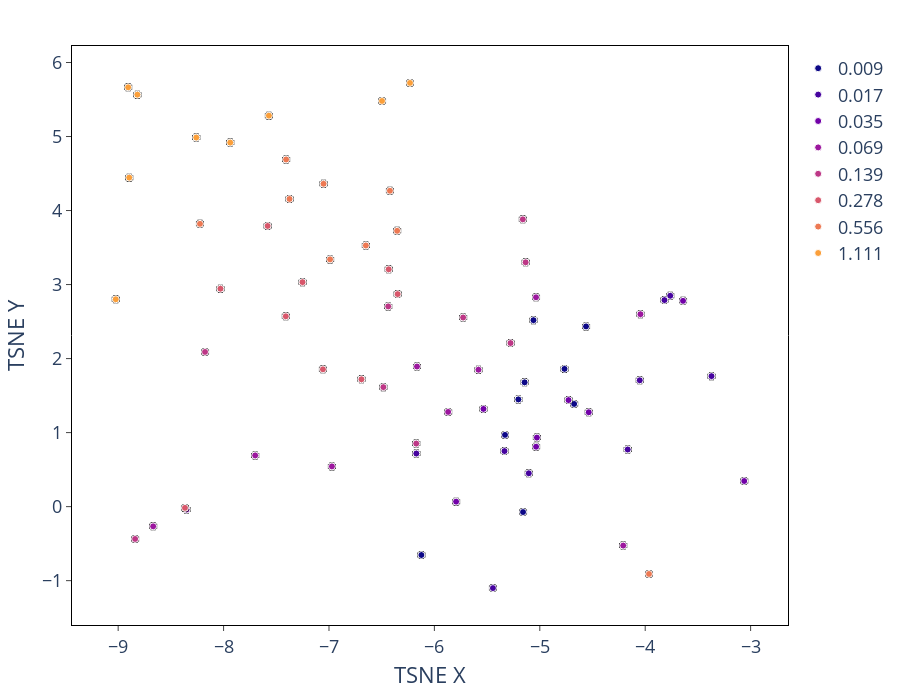

The cell this chart's notebook holds for it:
### Code cell
combat_util.plot_tsne(plot_tsne, color_col='Metadata_Concentration_uM', 
                    #   split_df = False, split_column = None, np = None,
                      hover_cols=hover_list,
                    #   size=True, size_col = "Metadata_concentration_uM",
                      x="0", y="1",
                      error_x="x_err", error_y="y_err",
                      discrete=True
                      )

### Figure 1 — Plotly figure (JSON) as saved in the notebook; plotly's stock layout.template omitted (floating-point values rounded to 4 significant figures)
{"data": [{"customdata": [["211020_085918_Plate_1", "E3", "AgNP", 100, 0.009], ["211020_085918_Plate_1", "F3", "AgNP", 100, 0.009], ["211020_085918_Plate_1", "G3", "AgNP", 100, 0.009], ["211008_092824_Plate_1", "E3", "AgNP", 100, 0.009], ["211008_092824_Plate_1", "F3", "AgNP", 100, 0.009], ["211008_092824_Plate_1", "G3", "AgNP", 100, 0.009], ["211015_065907_Plate_1", "E3", "AgNP", 100, 0.009], ["211015_065907_Plate_1", "F3", "AgNP", 100, 0.009], ["211015_065907_Plate_1", "G3", "AgNP", 100, 0.009]], "error_x": {"array": [1.431e-06, 4.292e-06, 2.384e-06, 5.245e-06, 2.384e-06, 5.245e-06, 3.338e-06, 4.292e-06, 5.722e-06], "color": "black", "thickness": 5}, "error_y": {"array": [7.451e-09, 4.768e-07, 2.623e-06, 5.364e-07, 2.384e-07, 1.669e-06, 5.96e-07, 9.537e-07, 1.907e-06], "color": "black", "thickness": 5}, "hovertemplate": "colors_plot_col=0.009<br>0=%{x}<br>1=%{y}<br>Metadata_Plate=%{customdata[0]}<br>Metadata_Well=%{customdata[1]}<br>Metadata_Compound=%{customdata[2]}<br>Metadata_NPSize_nm=%{customdata[3]}<br>Metadata_Concentration_uM=%{customdata[4]}<extra></extra>", "legendgroup": "0.009", "marker": {"color": "#0d0887", "line": {"color": "White", "width": 1}, "size": 7, "symbol": "circle"}, "mode": "markers", "name": "0.009", "orientation": "v", "showlegend": true, "type": "scatter", "x": [-5.159, -5.203, -4.561, -5.33, -5.144, -5.06, -6.123, -4.674, -4.766], "xaxis": "x", "y": [-0.07325, 1.448, 2.435, 0.9687, 1.679, 2.519, -0.6535, 1.387, 1.861], "yaxis": "y"}, {"customdata": [["211020_085918_Plate_1", "E4", "AgNP", 100, 0.017], ["211020_085918_Plate_1", "F4", "AgNP", 100, 0.017], ["211020_085918_Plate_1", "G4", "AgNP", 100, 0.017], ["211008_092824_Plate_1", "E4", "AgNP", 100, 0.017], ["211008_092824_Plate_1", "F4", "AgNP", 100, 0.017], ["211008_092824_Plate_1", "G4", "AgNP", 100, 0.017], ["211015_065907_Plate_1", "E4", "AgNP", 100, 0.017], ["211015_065907_Plate_1", "F4", "AgNP", 100, 0.017], ["211015_065907_Plate_1", "G4", "AgNP", 100, 0.017]], "error_x": {"array": [2.861e-06, 2.861e-06, 3.815e-06, 8.583e-06, 9.537e-07, 0, 0, 4.768e-06, 1.431e-06], "color": "black", "thickness": 5}, "error_y": {"array": [5.96e-08, 2.146e-06, 2.384e-07, 2.98e-07, 5.364e-07, 1.192e-06, 2.086e-07, 7.153e-07, 1.907e-06], "color": "black", "thickness": 5}, "hovertemplate": "colors_plot_col=0.017<br>0=%{x}<br>1=%{y}<br>Metadata_Plate=%{customdata[0]}<br>Metadata_Well=%{customdata[1]}<br>Metadata_Compound=%{customdata[2]}<br>Metadata_NPSize_nm=%{customdata[3]}<br>Metadata_Concentration_uM=%{customdata[4]}<extra></extra>", "legendgroup": "0.017", "marker": {"color": "#46039f", "line": {"color": "White", "width": 1}, "size": 7, "symbol": "circle"}, "mode": "markers", "name": "0.017", "orientation": "v", "showlegend": true, "type": "scatter", "x": [-5.335, -3.763, -3.817, -6.171, -4.166, -5.444, -5.104, -4.052, -3.371], "xaxis": "x", "y": [0.7504, 2.849, 2.79, 0.7174, 0.7716, -1.1, 0.4504, 1.707, 1.763], "yaxis": "y"}, {"customdata": [["211020_085918_Plate_1", "E5", "AgNP", 100, 0.035], ["211020_085918_Plate_1", "F5", "AgNP", 100, 0.035], ["211020_085918_Plate_1", "G5", "AgNP", 100, 0.035], ["211008_092824_Plate_1", "E5", "AgNP", 100, 0.035], ["211008_092824_Plate_1", "F5", "AgNP", 100, 0.035], ["211008_092824_Plate_1", "G5", "AgNP", 100, 0.035], ["211015_065907_Plate_1", "E5", "AgNP", 100, 0.035], ["211015_065907_Plate_1", "F5", "AgNP", 100, 0.035], ["211015_065907_Plate_1", "G5", "AgNP", 100, 0.035]], "error_x": {"array": [1.907e-06, 4.768e-07, 2.146e-06, 6.676e-06, 9.537e-07, 1.907e-06, 5.245e-06, 3.338e-06, 3.338e-06], "color": "black", "thickness": 5}, "error_y": {"array": [2.98e-08, 1.311e-06, 4.768e-07, 2.608e-08, 4.172e-07, 3.725e-08, 8.941e-07, 1.192e-07, 1.55e-06], "color": "black", "thickness": 5}, "hovertemplate": "colors_plot_col=0.035<br>0=%{x}<br>1=%{y}<br>Metadata_Plate=%{customdata[0]}<br>Metadata_Well=%{customdata[1]}<br>Metadata_Compound=%{customdata[2]}<br>Metadata_NPSize_nm=%{customdata[3]}<br>Metadata_Concentration_uM=%{customdata[4]}<extra></extra>", "legendgroup": "0.035", "marker": {"color": "#7201a8", "line": {"color": "White", "width": 1}, "size": 7, "symbol": "circle"}, "mode": "markers", "name": "0.035", "orientation": "v", "showlegend": true, "type": "scatter", "x": [-3.061, -5.534, -3.641, -8.352, -5.035, -5.794, -5.028, -4.727, -4.536], "xaxis": "x", "y": [0.3461, 1.32, 2.78, -0.03914, 0.8092, 0.06725, 0.9325, 1.439, 1.275], "yaxis": "y"}, {"customdata": [["211020_085918_Plate_1", "E6", "AgNP", 100, 0.069], ["211020_085918_Plate_1", "F6", "AgNP", 100, 0.069], ["211020_085918_Plate_1", "G6", "AgNP", 100, 0.069], ["211008_092824_Plate_1", "E6", "AgNP", 100, 0.069], ["211008_092824_Plate_1", "F6", "AgNP", 100, 0.069], ["211008_092824_Plate_1", "G6", "AgNP", 100, 0.069], ["211015_065907_Plate_1", "E6", "AgNP", 100, 0.069], ["211015_065907_Plate_1", "F6", "AgNP", 100, 0.069], ["211015_065907_Plate_1", "G6", "AgNP", 100, 0.069]], "error_x": {"array": [2.384e-06, 5.245e-06, 2.861e-06, 3.338e-06, 0, 6.676e-06, 3.338e-06, 3.815e-06, 9.537e-06], "color": "black", "thickness": 5}, "error_y": {"array": [4.768e-07, 3.338e-06, 1.431e-06, 7.153e-07, 8.345e-07, 3.576e-07, 4.172e-07, 1.788e-06, 5.96e-08], "color": "black", "thickness": 5}, "hovertemplate": "colors_plot_col=0.069<br>0=%{x}<br>1=%{y}<br>Metadata_Plate=%{customdata[0]}<br>Metadata_Well=%{customdata[1]}<br>Metadata_Compound=%{customdata[2]}<br>Metadata_NPSize_nm=%{customdata[3]}<br>Metadata_Concentration_uM=%{customdata[4]}<extra></extra>", "legendgroup": "0.069", "marker": {"color": "#9c179e", "line": {"color": "White", "width": 1}, "size": 7, "symbol": "circle"}, "mode": "markers", "name": "0.069", "orientation": "v", "showlegend": true, "type": "scatter", "x": [-4.209, -5.036, -4.045, -5.87, -5.582, -8.668, -6.972, -6.165, -7.7], "xaxis": "x", "y": [-0.5262, 2.828, 2.599, 1.279, 1.849, -0.2664, 0.5433, 1.892, 0.6915], "yaxis": "y"}, {"customdata": [["211020_085918_Plate_1", "E7", "AgNP", 100, 0.139], ["211020_085918_Plate_1", "F7", "AgNP", 100, 0.139], ["211020_085918_Plate_1", "G7", "AgNP", 100, 0.139], ["211008_092824_Plate_1", "E7", "AgNP", 100, 0.139], ["211008_092824_Plate_1", "F7", "AgNP", 100, 0.139], ["211008_092824_Plate_1", "G7", "AgNP", 100, 0.139], ["211015_065907_Plate_1", "E7", "AgNP", 100, 0.139], ["211015_065907_Plate_1", "F7", "AgNP", 100, 0.139], ["211015_065907_Plate_1", "G7", "AgNP", 100, 0.139]], "error_x": {"array": [2.861e-06, 6.199e-06, 6.676e-06, 8.583e-06, 4.292e-06, 1.907e-06, 5.245e-06, 2.384e-06, 6.676e-06], "color": "black", "thickness": 5}, "error_y": {"array": [1.788e-07, 1.907e-06, 2.146e-06, 6.557e-07, 2.384e-06, 1.907e-06, 1.55e-06, 7.153e-07, 1.907e-06], "color": "black", "thickness": 5}, "hovertemplate": "colors_plot_col=0.139<br>0=%{x}<br>1=%{y}<br>Metadata_Plate=%{customdata[0]}<br>Metadata_Well=%{customdata[1]}<br>Metadata_Compound=%{customdata[2]}<br>Metadata_NPSize_nm=%{customdata[3]}<br>Metadata_Concentration_uM=%{customdata[4]}<extra></extra>", "legendgroup": "0.139", "marker": {"color": "#bd3786", "line": {"color": "White", "width": 1}, "size": 7, "symbol": "circle"}, "mode": "markers", "name": "0.139", "orientation": "v", "showlegend": true, "type": "scatter", "x": [-8.839, -5.278, -5.134, -6.172, -6.438, -5.727, -6.484, -5.161, -8.176], "xaxis": "x", "y": [-0.4368, 2.21, 3.301, 0.852, 2.705, 2.555, 1.614, 3.881, 2.09], "yaxis": "y"}, {"customdata": [["211020_085918_Plate_1", "E8", "AgNP", 100, 0.278], ["211020_085918_Plate_1", "F8", "AgNP", 100, 0.278], ["211020_085918_Plate_1", "G8", "AgNP", 100, 0.278], ["211008_092824_Plate_1", "E8", "AgNP", 100, 0.278], ["211008_092824_Plate_1", "F8", "AgNP", 100, 0.278], ["211008_092824_Plate_1", "G8", "AgNP", 100, 0.278], ["211015_065907_Plate_1", "E8", "AgNP", 100, 0.278], ["211015_065907_Plate_1", "F8", "AgNP", 100, 0.278], ["211015_065907_Plate_1", "G8", "AgNP", 100, 0.278]], "error_x": {"array": [5.722e-06, 3.338e-06, 8.583e-06, 9.537e-07, 5.722e-06, 1.431e-06, 5.722e-06, 2.861e-06, 5.722e-06], "color": "black", "thickness": 5}, "error_y": {"array": [1.073e-06, 3.815e-06, 3.338e-06, 1.192e-06, 1.669e-06, 2.146e-06, 1.304e-08, 0, 2.146e-06], "color": "black", "thickness": 5}, "hovertemplate": "colors_plot_col=0.278<br>0=%{x}<br>1=%{y}<br>Metadata_Plate=%{customdata[0]}<br>Metadata_Well=%{customdata[1]}<br>Metadata_Compound=%{customdata[2]}<br>Metadata_NPSize_nm=%{customdata[3]}<br>Metadata_Concentration_uM=%{customdata[4]}<extra></extra>", "legendgroup": "0.278", "marker": {"color": "#d8576b", "line": {"color": "White", "width": 1}, "size": 7, "symbol": "circle"}, "mode": "markers", "name": "0.278", "orientation": "v", "showlegend": true, "type": "scatter", "x": [-6.692, -7.409, -8.03, -7.057, -6.349, -6.433, -8.366, -7.251, -7.582], "xaxis": "x", "y": [1.72, 2.571, 2.944, 1.855, 2.871, 3.206, -0.01711, 3.033, 3.792], "yaxis": "y"}, {"customdata": [["211020_085918_Plate_1", "E9", "AgNP", 100, 0.556], ["211020_085918_Plate_1", "F9", "AgNP", 100, 0.556], ["211020_085918_Plate_1", "G9", "AgNP", 100, 0.556], ["211008_092824_Plate_1", "E9", "AgNP", 100, 0.556], ["211008_092824_Plate_1", "F9", "AgNP", 100, 0.556], ["211008_092824_Plate_1", "G9", "AgNP", 100, 0.556], ["211015_065907_Plate_1", "E9", "AgNP", 100, 0.556], ["211015_065907_Plate_1", "F9", "AgNP", 100, 0.556], ["211015_065907_Plate_1", "G9", "AgNP", 100, 0.556]], "error_x": {"array": [2.384e-06, 1.907e-06, 4.768e-06, 1.431e-06, 1.907e-06, 3.815e-06, 4.768e-06, 0, 4.292e-06], "color": "black", "thickness": 5}, "error_y": {"array": [0, 7.153e-07, 1.431e-06, 9.537e-07, 4.768e-06, 3.576e-06, 1.669e-06, 3.338e-06, 4.292e-06], "color": "black", "thickness": 5}, "hovertemplate": "colors_plot_col=0.556<br>0=%{x}<br>1=%{y}<br>Metadata_Plate=%{customdata[0]}<br>Metadata_Well=%{customdata[1]}<br>Metadata_Compound=%{customdata[2]}<br>Metadata_NPSize_nm=%{customdata[3]}<br>Metadata_Concentration_uM=%{customdata[4]}<extra></extra>", "legendgroup": "0.556", "marker": {"color": "#ed7953", "line": {"color": "White", "width": 1}, "size": 7, "symbol": "circle"}, "mode": "markers", "name": "0.556", "orientation": "v", "showlegend": true, "type": "scatter", "x": [-3.964, -6.99, -7.374, -6.422, -6.65, -6.353, -8.224, -7.407, -7.051], "xaxis": "x", "y": [-0.9097, 3.34, 4.156, 4.267, 3.528, 3.726, 3.82, 4.69, 4.361], "yaxis": "y"}, {"customdata": [["211020_085918_Plate_1", "E10", "AgNP", 100, 1.111], ["211020_085918_Plate_1", "F10", "AgNP", 100, 1.111], ["211020_085918_Plate_1", "G10", "AgNP", 100, 1.111], ["211008_092824_Plate_1", "E10", "AgNP", 100, 1.111], ["211008_092824_Plate_1", "F10", "AgNP", 100, 1.111], ["211008_092824_Plate_1", "G10", "AgNP", 100, 1.111], ["211015_065907_Plate_1", "E10", "AgNP", 100, 1.111], ["211015_065907_Plate_1", "F10", "AgNP", 100, 1.111], ["211015_065907_Plate_1", "G10", "AgNP", 100, 1.111]], "error_x": {"array": [8.106e-06, 2.861e-06, 8.106e-06, 5.245e-06, 7.629e-06, 4.768e-06, 1.335e-05, 3.815e-06, 1.24e-05], "color": "black", "thickness": 5}, "error_y": {"array": [5.722e-06, 2.384e-06, 2.861e-06, 9.537e-07, 2.384e-06, 8.106e-06, 9.537e-07, 6.676e-06, 4.292e-06], "color": "black", "thickness": 5}, "hovertemplate": "colors_plot_col=1.111<br>0=%{x}<br>1=%{y}<br>Metadata_Plate=%{customdata[0]}<br>Metadata_Well=%{customdata[1]}<br>Metadata_Compound=%{customdata[2]}<br>Metadata_NPSize_nm=%{customdata[3]}<br>Metadata_Concentration_uM=%{customdata[4]}<extra></extra>", "legendgroup": "1.111", "marker": {"color": "#fb9f3a", "line": {"color": "White", "width": 1}, "size": 7, "symbol": "circle"}, "mode": "markers", "name": "1.111", "orientation": "v", "showlegend": true, "type": "scatter", "x": [-7.57, -6.497, -7.937, -6.231, -8.905, -8.818, -9.023, -8.259, -8.895], "xaxis": "x", "y": [5.282, 5.48, 4.918, 5.724, 5.665, 5.565, 2.802, 4.986, 4.445], "yaxis": "y"}], "layout": {"autosize": false, "font": {"size": 18}, "height": 700, "legend": {"title": {"text": ""}, "tracegroupgap": 0}, "margin": {"b": 20, "l": 50, "pad": 4, "r": 50, "t": 50}, "plot_bgcolor": "white", "title": {"text": ""}, "width": 900, "xaxis": {"anchor": "y", "domain": [0, 1], "linecolor": "black", "mirror": true, "showline": true, "ticks": "outside", "title": {"text": "TSNE X"}}, "yaxis": {"anchor": "x", "domain": [0, 1], "linecolor": "black", "mirror": true, "showline": true, "ticks": "outside", "title": {"text": "TSNE Y"}}}}
